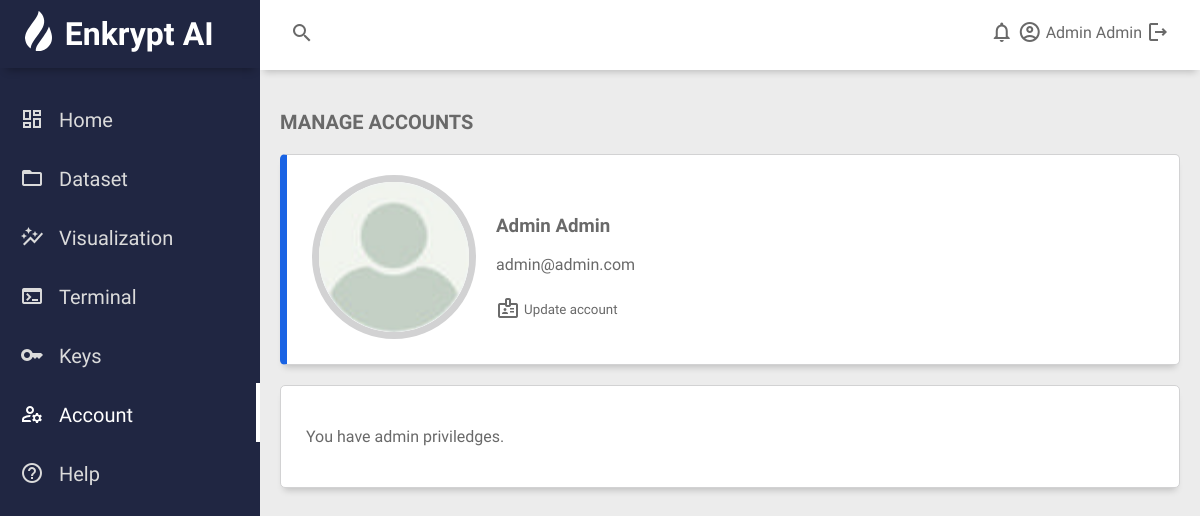
Page /account (signed in) on the committed database.
### dashboardapp/dbmodels.py (models this page shows, shortened)
class User(db.Model, UserMixin):
    id =  db.Column(db.Integer, primary_key=True)
    firstname = db.Column(db.String(), unique=True, nullable=False)
    lastname = db.Column(db.String(), unique=True, nullable=False)
    email = db.Column(db.String(120), unique=True, nullable=False)
    image_file= db.Column(db.String(20), nullable=False, default='default.jpg') # Profile picture
    password = db.Column(db.String(60), nullable=False)
    apiUsage = db.relationship('APIUsage', backref= 'client', lazy=True)
    datasetsUsage = db.relationship('Datasets', backref= 'owner', lazy=True)

### dashboardapp/routes.py (the view)
@app.route("/account")
@login_required
def account():
    image_file = url_for('static', filename='images/profile_pictures/' + current_user.image_file)
    return render_template('account.html', title='Account', image_file=image_file)

### dashboardapp/dbmodels.py (called while the page is built)
@login_manager.user_loader
def load_user(user_id):
    return User.query.get(int(user_id))

### dashboardapp/templates/account.html (shortened to what this page needs)
{% extends "layout_dashboard.html" %} {% block dashboard_content %}
<div class="main-title">
  <p class="font-weight-bold">MANAGE ACCOUNTS</p>
</div>
<div class="main-account-header">
  <div class="account-container-header">
    <div class="account-container-inner">
      <img class="account-img" src="{{image_file}}" width="150px" />
      <div class="account-info">
        <h3 class="account-heading">
          {{current_user.firstname}} {{current_user.lastname}}
        </h3>
        <p class="text-secondary">{{current_user.email}}</p>
        <small class="text-muted">
          <a class="account-update" href="{{url_for('update_account')}}">
            <span class="material-icons-outlined"> badge </span>Update account
          </a>
        </small>
      </div>
    </div>
  </div>
</div>
<div class="main-account">
  <div class="account-container">
    {% if current_user.email == "admin@admin.com" %}
    <p>You have admin priviledges.</p>
    {% else %}
    <p>You do not have admin priviledges.</p>
    {% endif %}
  </div>
</div>
{% endblock dashboard_content %}

### dashboardapp/templates/layout_dashboard.html (shortened to what this page needs)
<!DOCTYPE html>
<html lang="en">
  <head>
    <link
      rel="stylesheet"
      type="text/css"
      href="{{url_for('static', filename='styles.css')}}"
    />
  </head>
  <body>
    <div class="grid-container" id="grid-container">
      <header class="header">
        <div class="header-left">
          <span class="material-icons-outlined">search</span>
        </div>
        <div class="header-right">
          <span class="material-icons-outlined">notifications</span>
          <span
            class="material-icons-outlined"
            onclick="window.location.href='{{url_for('account')}}';"
            >account_circle</span
          >
          <span
            class="login-name"
            onclick="window.location.href='{{url_for('account')}}';"
            >{{current_user.firstname}} {{current_user.lastname}}</span
          >
          <span
            class="material-icons-outlined"
            onclick="window.location.href='{{url_for('logout')}}';"
            id="logout-icon"
            >logout</span
          >
        </div>
      </header>
      <aside id="sidebar">
        <div class="sidebar-title">
          <div class="sidebar-brand">
            <span class="sidebar-logo-image"
              ><img
                id="logo-image"
                src="{{url_for('static', filename= 'images/logo-sm.svg')}}"
                alt="logo"
                height="40"
            /></span>
            Enkrypt AI
          </div>
        </div>
        <ul class="sidebar-list">
          <li
            class="sidebar-list-item"
            id="li-home"
            onclick="window.location.href='{{url_for('dashboard')}}';"
          >
            <span class="material-icons-outlined">dashboard</span>Home
          </li>
          <li
            class="sidebar-list-item"
            id="li-dataset"
            onclick="window.location.href='{{url_for('dataset')}}';"
          >
            <span class="material-icons-outlined">folder_open</span>Dataset
          </li>
          <li
            class="sidebar-list-item"
            id="li-viz"
            onclick="window.location.href='{{url_for('visualization')}}';"
          >
            <span class="material-icons-outlined">auto_graph</span>Visualization
          </li>
          <li
            class="sidebar-list-item"
            id="li-terminal"
            onclick="window.location.href='{{url_for('terminal')}}';"
          >
            <span class="material-icons-outlined">terminal</span>Terminal
          </li>
          <li
            class="sidebar-list-item"
            id="li-keys"
            onclick="window.location.href='{{url_for('keyaccess')}}';"
          >
            <span class="material-icons-outlined">key</span>Keys
          </li>
          <li
            class="sidebar-list-item"
            id="li-account"
            onclick="window.location.href='{{url_for('account')}}';"
          >
            <span class="material-icons-outlined">manage_accounts</span>Account
          </li>
          <li class="sidebar-list-item">
            <span class="material-icons-outlined">help_outline</span>Help
          </li>
        </ul>
      </aside>
      <main class="main-container">
        {% block dashboard_content %}{% endblock %}
      </main>
    </div>
  </body>
</html>

### dashboardapp/static/styles.css (style rules this page uses)
body { margin: 0; padding: 0; box-sizing: border-box; background-color: #ececec; color: #696969; font-family: "Source Sans Pro", sans-serif; }
.grid-container { display: grid; grid-template-columns: 260px 1fr 1fr 1fr; grid-template-rows: 0.2fr 3fr; grid-template-areas: "sidebar header header header" "sidebar main main main"; height: 100vh; }
.header { grid-area: header; height: 70px; background-color: rgb(255, 255, 255); display: flex; align-items: center; justify-content: space-between; padding: 0 30px 0 30px; box-shadow: 0 6px 7px -4px rgba(0, 0, 0, 0.2); }
#sidebar { grid-area: sidebar; height: 100%; background-color: #202642; color: #dbdbdb; overflow-y: auto; transition: all 0.5s; -webkit-transition: all 0.5s; }
.sidebar-title { display: flex; justify-content: space-between; align-items: center; padding: 10px 10px 0px 10px; margin-bottom: 20px; color: white; box-shadow: 0px 8px 8px -6px rgba(0, 0, 0, 0.3); }
.sidebar-brand { margin-top: -20px; font-size: 32px; font-weight: 700; padding: 15px; }
.sidebar-brand > span { position: relative; top: 0.175em; padding: 0px 5px 0px 0px; }
.sidebar-list { padding: 0; margin-top: 15px; list-style-type: none; font-size: 1.25em; }
.sidebar-list-item { padding: 15px 15px 15px 20px; }
.sidebar-list-item > span { padding: 0px 15px 0px 0px; }
.sidebar-select { color: white; border-right: white 4px solid; }
li > span.material-icons-outlined { position: relative; top: 0.15em; font-size: 1.25 em; }
.main-container { grid-area: main; overflow-y: auto; padding: 20px 20px; }
.main-title { display: flex; justify-content: space-between; }
.main-title > p { font-size: 20px; }
.font-weight-bold { font-weight: 800; }
.login-name { position: relative; top: -0.5em; vertical-align: middle; }
.main-account-header { display: grid; grid-template-columns: 1fr; gap: 20px; }
.account-container-header { background-color: white; margin-bottom: 20px; padding: 25px; box-sizing: border-box; -webkit-column-break-inside: avoid; border: 1px solid #d2d2d3; border-radius: 5px; box-shadow: 0 6px 7px -4px rgba(0, 0, 0, 0.2); border-left: 7px solid #1963e4; }
.account-container-inner { display: flex; align-items: center; justify-content: left; margin-top: -5px; }
img.account-img { border-radius: 50%; width: 150px; height: 150px; margin-right: 20px; border: 7px solid #d2d2d3; }
.account-update > span { cursor: pointer; position: relative; top: 0.375rem; padding: 0 0.25rem 0 0; }
.account-update { color: inherit; text-decoration: none; }
.main-account { display: grid; grid-template-columns: 1fr; gap: 20px; }
.account-container { background-color: white; margin-bottom: 20px; padding: 25px; box-sizing: border-box; -webkit-column-break-inside: avoid; border: 1px solid #d2d2d3; border-radius: 5px; box-shadow: 0 6px 7px -4px rgba(0, 0, 0, 0.2); }

### rows in the picture
User: firstname "Admin", lastname "Admin", email "admin@admin.com"
